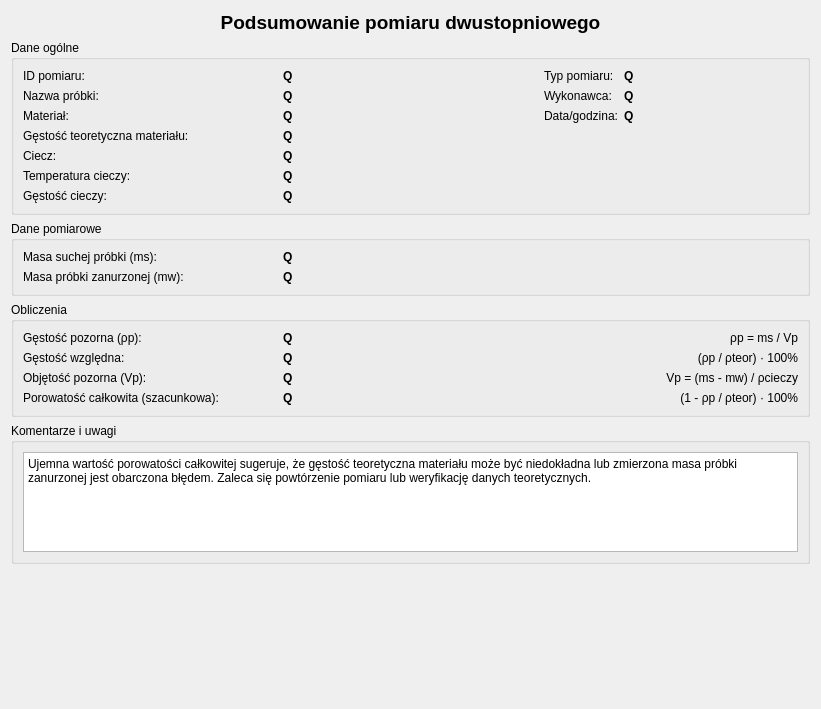
                      <widget class="QWidget" name="scrollAreaWidgetContents_7">
                       <property name="geometry">
                        <rect>
                         <x>0</x>
                         <y>0</y>
                         <width>821</width>
                         <height>709</height>
                        </rect>
                       </property>
                       <layout class="QGridLayout" name="gridLayout_10">
                        <item row="0" column="0">
                         <widget class="QLabel" name="labelSummaryTitle">
                          <property name="font">
                           <font>
                            <pointsize>14</pointsize>
                            <bold>true</bold>
                           </font>
                          </property>
                          <property name="text">
                           <string>Podsumowanie pomiaru dwustopniowego</string>
                          </property>
                          <property name="alignment">
                           <set>Qt::AlignmentFlag::AlignCenter</set>
                          </property>
                         </widget>
                        </item>
                        <item row="1" column="0">
                         <widget class="QGroupBox" name="groupBoxGeneralData">
                          <property name="title">
                           <string>Dane ogólne</string>
                          </property>
                          <layout class="QGridLayout" name="gridLayout_16">
                           <item row="0" column="0">
                            <widget class="QLabel" name="labelMeasurementID">
                             <property name="text">
                              <string>ID pomiaru:</string>
                             </property>
                            </widget>
                           </item>
                           <item row="0" column="1">
                            <widget class="QLabel" name="valueSecondMeasureID">
                             <property name="font">
                              <font>
                               <bold>true</bold>
                              </font>
                             </property>
                             <property name="text">
                              <string>Q</string>
                             </property>
                            </widget>
                           </item>
                           <item row="0" column="2" rowspan="3">
                            <layout class="QFormLayout" name="formLayout_15">
                             <item row="0" column="1">
                              <widget class="QLabel" name="valueSecondMeasureType">
                               <property name="font">
                                <font>
                                 <bold>true</bold>
                                </font>
                               </property>
                               <property name="text">
                                <string>Q</string>
                               </property>
                              </widget>
                             </item>
                             <item row="1" column="0">
                              <widget class="QLabel" name="labelOperator_2">
                               <property name="text">
                                <string>Wykonawca:</string>
                               </property>
                              </widget>
                             </item>
                             <item row="1" column="1">
                              <widget class="QLabel" name="valueSecondMeasureOperator">
                               <property name="font">
                                <font>
                                 <bold>true</bold>
                                </font>
                               </property>
                               <property name="text">
                                <string>Q</string>
                               </property>
                              </widget>
                             </item>
                             <item row="2" column="0">
                              <widget class="QLabel" name="labelDateTime">
                               <property name="text">
                                <string>Data/godzina:</string>
                               </property>
                              </widget>
                             </item>
                             <item row="2" column="1">
                              <widget class="QLabel" name="valueSecondMeasureDateTime">
                               <property name="font">
                                <font>
                                 <bold>true</bold>
                                </font>
                               </property>
                               <property name="text">
                                <string>Q</string>
                               </property>
                              </widget>
                             </item>
                             <item row="0" column="0">
                              <widget class="QLabel" name="labelMeasurementType">
                               <property name="text">
                                <string>Typ pomiaru:</string>
                               </property>
                              </widget>
                             </item>
                            </layout>
                           </item>
                           <item row="1" column="0">
                            <widget class="QLabel" name="labelSampleName_3">
                             <property name="text">
                              <string>Nazwa próbki:</string>
                             </property>
                            </widget>
                           </item>
                           <item row="1" column="1">
                            <widget class="QLabel" name="valueSecondSampleName">
                             <property name="font">
                              <font>
                               <bold>true</bold>
                              </font>
                             </property>
                             <property name="text">
                              <string>Q</string>
                             </property>
                            </widget>
                           </item>
                           <item row="2" column="0">
                            <widget class="QLabel" name="labelMaterial_4">
                             <property name="text">
                              <string>Materiał:</string>
                             </property>
                            </widget>
                           </item>
                           <item row="2" column="1">
                            <widget class="QLabel" name="valueSecondMaterial">
                             <property name="font">
                              <font>
                               <bold>true</bold>
                              </font>
                             </property>
                             <property name="text">
                              <string>Q</string>
                             </property>
                            </widget>
                           </item>
                           <item row="3" column="0">
                            <widget class="QLabel" name="labelTheoreticalDensity_3">
                             <property name="text">
                              <string>Gęstość teoretyczna materiału:</string>
                             </property>
                            </widget>
                           </item>
                           <item row="3" column="1">
                            <widget class="QLabel" name="valueSecondTheoreticalDensity">
                             <property name="font">
                              <font>
                               <bold>true</bold>
                              </font>
                             </property>
                             <property name="text">
                              <string>Q</string>
                             </property>
                            </widget>
                           </item>
                           <item row="4" column="0">
                            <widget class="QLabel" name="labelLiquidType">
                             <property name="text">
                              <string>Ciecz:</string>
                             </property>
                            </widget>
                           </item>
                           <item row="4" column="1">
                            <widget class="QLabel" name="valueSecondLiquidType">
                             <property name="font">
                              <font>
                               <bold>true</bold>
                              </font>
                             </property>
                             <property name="text">
                              <string>Q</string>
                             </property>
                            </widget>
                           </item>
                           <item row="5" column="0">
                            <widget class="QLabel" name="labelFluidTemp">
                             <property name="text">
                              <string>Temperatura cieczy:</string>
                             </property>
                            </widget>
                           </item>
                           <item row="5" column="1">
                            <widget class="QLabel" name="valueSecondFluidTemp">
                             <property name="font">
                              <font>
                               <bold>true</bold>
                              </font>
                             </property>
                             <property name="text">
                              <string>Q</string>
                             </property>
                            </widget>
                           </item>
                           <item row="6" column="0">
                            <widget class="QLabel" name="labelLiquidDensity">
                             <property name="text">
                              <string>Gęstość cieczy:</string>
                             </property>
                            </widget>
                           </item>
                           <item row="6" column="1">
                            <widget class="QLabel" name="valueSecondLiquidDensity">
                             <property name="font">
                              <font>
                               <bold>true</bold>
                              </font>
                             </property>
                             <property name="text">
                              <string>Q</string>
                             </property>
                            </widget>
                           </item>
                          </layout>
                         </widget>
                        </item>
                        <item row="2" column="0">
                         <widget class="QGroupBox" name="groupBoxMeasurementData">
                          <property name="title">
                           <string>Dane pomiarowe</string>
                          </property>
                          <layout class="QGridLayout" name="gridLayout_20">
                           <item row="0" column="0">
                            <widget class="QLabel" name="labelDryMass_4">
                             <property name="text">
                              <string>Masa suchej próbki (ms):</string>
                             </property>
                            </widget>
                           </item>
                           <item row="0" column="2" rowspan="2">
                            <widget class="QLabel" name="spacerLabel">
                             <property name="text">
                              <string/>
                             </property>
                            </widget>
                           </item>
                           <item row="1" column="1">
                            <widget class="QLabel" name="valueSecondMeasureWetMass">
                             <property name="font">
                              <font>
                               <bold>true</bold>
                              </font>
                             </property>
                             <property name="text">
                              <string>Q</string>
                             </property>
                            </widget>
                           </item>
                           <item row="0" column="1">
                            <widget class="QLabel" name="valueSecondMeasureDryMass">
                             <property name="font">
                              <font>
                               <bold>true</bold>
                              </font>
                             </property>
                             <property name="text">
                              <string>Q</string>
                             </property>
                            </widget>
                           </item>
                           <item row="1" column="0">
                            <widget class="QLabel" name="labelWetMass_2">
                             <property name="text">
                              <string>Masa próbki zanurzonej (mw):</string>
                             </property>
                            </widget>
                           </item>
                          </layout>
                         </widget>
                        </item>
                        <item row="3" column="0">
                         <widget class="QGroupBox" name="groupBoxCalculations">
                          <property name="title">
                           <string>Obliczenia</string>
                          </property>
                          <layout class="QGridLayout" name="gridLayout_28">
                           <item row="0" column="0">
                            <widget class="QLabel" name="labelApparentDensity_4">
                             <property name="text">
                              <string>Gęstość pozorna (ρp):</string>
                             </property>
                            </widget>
                           </item>
                           <item row="0" column="1">
                            <widget class="QLabel" name="valueSecondMeasureApparentDensity">
                             <property name="font">
                              <font>
                               <bold>true</bold>
                              </font>
                             </property>
                             <property name="text">
                              <string>Q</string>
                             </property>
                            </widget>
                           </item>
                           <item row="0" column="2">
                            <widget class="QLabel" name="labelFormula2">
                             <property name="text">
                              <string>ρp = ms / Vp</string>
                             </property>
                             <property name="alignment">
                              <set>Qt::AlignmentFlag::AlignRight|Qt::AlignmentFlag::AlignTrailing|Qt::AlignmentFlag::AlignVCenter</set>
                             </property>
                            </widget>
                           </item>
                           <item row="1" column="0">
                            <widget class="QLabel" name="labelRelativeDensity_4">
                             <property name="text">
                              <string>Gęstość względna:</string>
                             </property>
                            </widget>
                           </item>
                           <item row="1" column="1">
                            <widget class="QLabel" name="valueSecondMeasureRelativeDensity">
                             <property name="font">
                              <font>
                               <bold>true</bold>
                              </font>
                             </property>
                             <property name="text">
                              <string>Q</string>
                             </property>
                            </widget>
                           </item>
                           <item row="1" column="2">
                            <widget class="QLabel" name="labelFormula3">
                             <property name="text">
                              <string>(ρp / ρteor) · 100%</string>
                             </property>
                             <property name="alignment">
                              <set>Qt::AlignmentFlag::AlignRight|Qt::AlignmentFlag::AlignTrailing|Qt::AlignmentFlag::AlignVCenter</set>
                             </property>
                            </widget>
                           </item>
                           <item row="2" column="0">
                            <widget class="QLabel" name="labelApparentVolume_4">
                             <property name="text">
                              <string>Objętość pozorna (Vp):</string>
                             </property>
                            </widget>
                           </item>
                           <item row="2" column="1">
                            <widget class="QLabel" name="valueSecondMeasureApparentVolume">
                             <property name="font">
                              <font>
                               <bold>true</bold>
                              </font>
                             </property>
                             <property name="text">
                              <string>Q</string>
                             </property>
                            </widget>
                           </item>
                           <item row="2" column="2">
                            <widget class="QLabel" name="labelFormula1">
                             <property name="text">
                              <string>Vp = (ms - mw) / ρcieczy</string>
                             </property>
                             <property name="alignment">
                              <set>Qt::AlignmentFlag::AlignRight|Qt::AlignmentFlag::AlignTrailing|Qt::AlignmentFlag::AlignVCenter</set>
                             </property>
                            </widget>
                           </item>
                           <item row="3" column="0">
                            <widget class="QLabel" name="labelTotalPorosity_4">
                             <property name="text">
                              <string>Porowatość całkowita (szacunkowa):</string>
                             </property>
                            </widget>
                           </item>
                           <item row="3" column="1">
                            <widget class="QLabel" name="valueSecondMeasureTotalPorosity">
                             <property name="font">
                              <font>
                               <bold>true</bold>
                              </font>
                             </property>
                             <property name="text">
                              <string>Q</string>
                             </property>
                            </widget>
                           </item>
                           <item row="3" column="2">
                            <widget class="QLabel" name="labelFormula4">
                             <property name="text">
                              <string>(1 - ρp / ρteor) · 100%</string>
                             </property>
                             <property name="alignment">
                              <set>Qt::AlignmentFlag::AlignRight|Qt::AlignmentFlag::AlignTrailing|Qt::AlignmentFlag::AlignVCenter</set>
                             </property>
                            </widget>
                           </item>
                          </layout>
                         </widget>
                        </item>
                        <item row="4" column="0">
                         <widget class="QGroupBox" name="groupBoxComments">
                          <property name="title">
                           <string>Komentarze i uwagi</string>
                          </property>
                          <layout class="QVBoxLayout" name="verticalLayoutComments">
                           <item>
                            <widget class="QPlainTextEdit" name="textEditSecondMeasureComments">
                             <property name="maximumSize">
                              <size>
                               <width>16777215</width>
                               <height>100</height>
                              </size>
                             </property>
                             <property name="readOnly">
                              <bool>false</bool>
                             </property>
                             <property name="plainText">
                              <string>Ujemna wartość porowatości całkowitej sugeruje, że gęstość teoretyczna materiału może być niedokładna lub zmierzona masa próbki zanurzonej jest obarczona błędem. Zaleca się powtórzenie pomiaru lub weryfikację danych teoretycznych.</string>
                             </property>
                            </widget>
                           </item>
                          </layout>
                         </widget>
                        </item>
                        <item row="5" column="0">
                         <spacer name="verticalSpacer_2">
                          <property name="orientation">
                           <enum>Qt::Orientation::Vertical</enum>
                          </property>
                          <property name="sizeHint" stdset="0">
                           <size>
                            <width>20</width>
                            <height>40</height>
                           </size>
                          </property>
                         </spacer>
                        </item>
                       </layout>
                      </widget>
